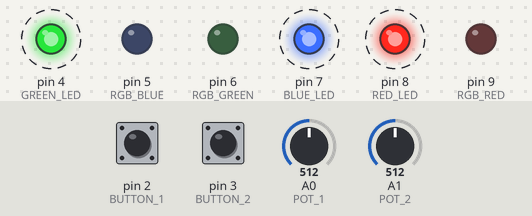
This sketch was run on a simulated Arduino Uno, built with avr-gcc and run on an emulated ATmega328P. On the bench: output pins drawn as LEDs (lit = HIGH). Dashed ring = blinking. The inputs (shaded band) are chosen by the test bench; at power-on: pin 2 (BUTTON_1) LOW, pin 3 (BUTTON_2) LOW, A1 (POT_2) = 512, A0 (POT_1) = 512. What the sketch prints to the serial monitor is not drawn.

Above: at 1.25 s.
1.3 s: pin 2 (BUTTON_1) pulled HIGH for 0.25 s
At 1.45 s:
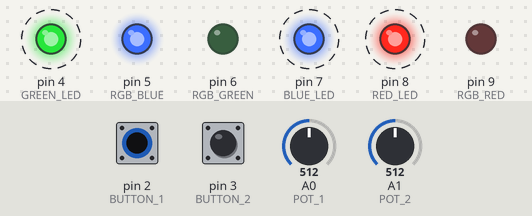
4.3 s: pin 3 (BUTTON_2) pulled HIGH for 0.25 s
At 4.46 s:
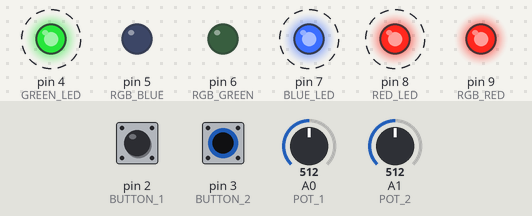
7.3 s: pin 3 (BUTTON_2) pulled HIGH for 3.2 s
At 7.67 s:
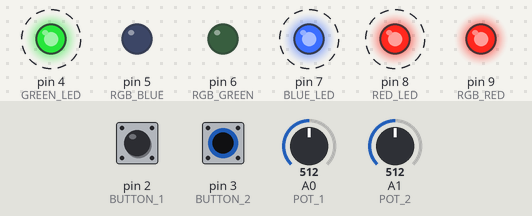
12.0 s: pin 2 (BUTTON_1) pulled HIGH for 3.2 s
At 12.29 s:
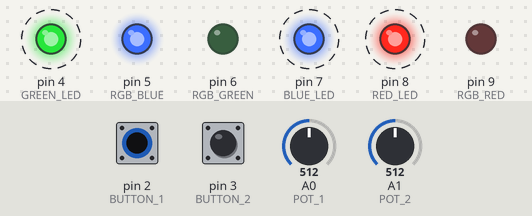
19.7 s: A1 (POT_2) set to 985
22.7 s: A1 (POT_2) set to 1014
Timing chart, 0 to 26.7 s (numbered marks = the images above; inputs shaded):
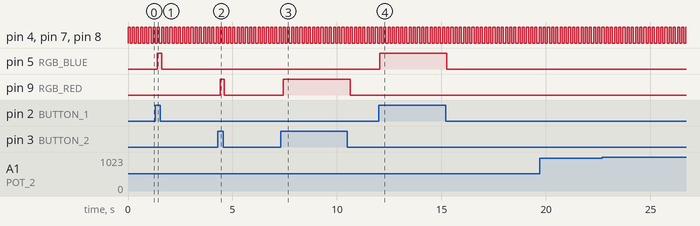

Measured:
- after the input at 1.3 s, pin 5 (RGB_BLUE): LOW → HIGH after 0.11 s, → LOW 0.20 s later
- after the input at 4.3 s, pin 9 (RGB_RED): LOW → HIGH after 0.12 s, → LOW 0.20 s later
- after the input at 7.3 s, pin 9 (RGB_RED): LOW → HIGH after 0.13 s, → LOW 3.2 s later
- after the input at 12.0 s, pin 5 (RGB_BLUE): LOW → HIGH at once, → LOW 3.2 s later
- by itself, pin 4 (GREEN_LED), pin 7 (BLUE_LED), pin 8 (RED_LED): alternates HIGH for 0.10 s and LOW for 0.10 s

The sketch:

Simple_Test.ino
```cpp
/*!
* @brief Simple Test
*
* Date: 2/7/2024
*/
#define RED_LED   8
#define GREEN_LED 4
#define BLUE_LED  7

#define RGB_BLUE  5
#define RGB_RED   9
#define RGB_GREEN 6

#define BUTTON_1  2
#define BUTTON_2  3

#define POT_1     A0
#define POT_2     A1

int gPot_1 = 0;
int gPot_2 = 0;

/*!
* @brief Setup Function
*/
void setup() {
  // Initialize LEDs
  pinMode(RED_LED, OUTPUT);
  pinMode(GREEN_LED, OUTPUT);
  pinMode(BLUE_LED, OUTPUT);

  // Initialize RGB LED
  pinMode(RGB_RED, OUTPUT);
  pinMode(RGB_GREEN, OUTPUT);
  pinMode(RGB_BLUE, OUTPUT);

  // Initialize Buttons
  pinMode(BUTTON_1, INPUT);
  pinMode(BUTTON_2, INPUT);

  // Initialize serial port
  Serial.begin(9600);

}

/*!
* @brief Loop Function
*/
void loop() {
  // Flash LEDs at 200ms
  digitalWrite(RED_LED, HIGH);
  digitalWrite(GREEN_LED, HIGH);
  digitalWrite(BLUE_LED, HIGH);
  delay(100);
  digitalWrite(RED_LED, LOW);
  digitalWrite(GREEN_LED, LOW);
  digitalWrite(BLUE_LED, LOW);
  delay(100);

  // Read Potentiometers
  gPot_1 = analogRead(POT_1);  // read the input pin
  gPot_2 = analogRead(POT_2);  // read the input pin

  // Print value over serial
  Serial.print("Val 1: ");
  Serial.print(gPot_1);
  Serial.print(" Val 2: ");
  Serial.println(gPot_2);

  // Read buttons and turn on/off RGB LED
  if(digitalRead(BUTTON_1))
    digitalWrite(RGB_BLUE, HIGH);
  else
    digitalWrite(RGB_BLUE, LOW);

  if(digitalRead(BUTTON_2))
    digitalWrite(RGB_RED, HIGH);
  else
    digitalWrite(RGB_RED, LOW);

}
```
